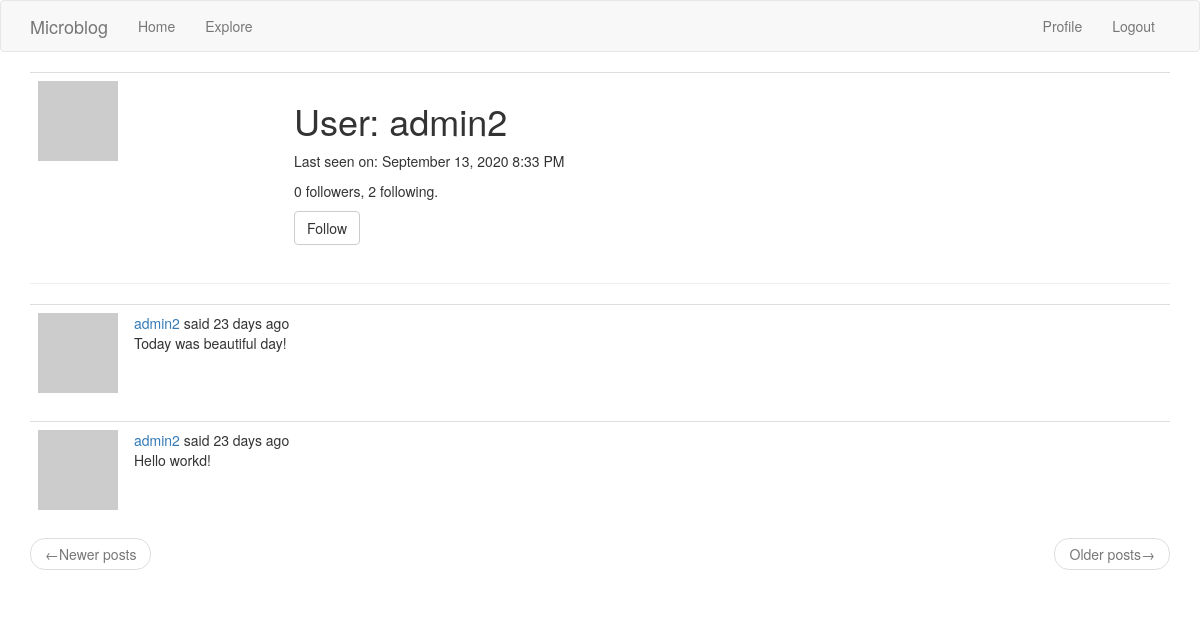
/user/admin2 (signed in), run on an earlier commit of the app's database.
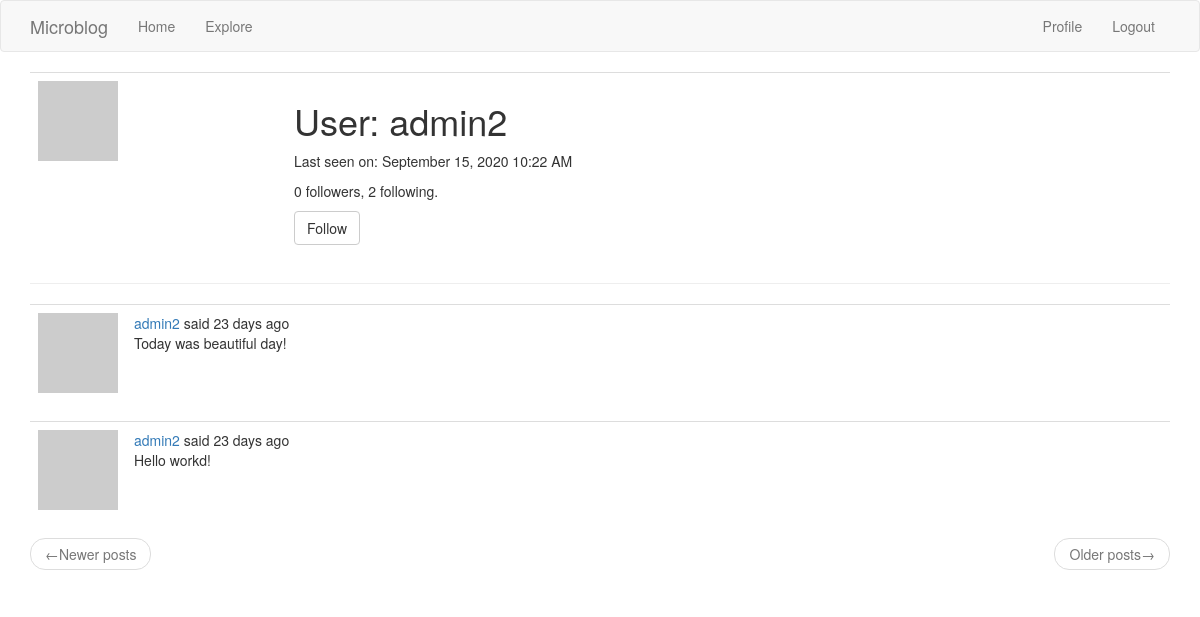
And on a later commit of the database.
### app/models.py (models this page shows, shortened)
class User(UserMixin, db.Model):
    id = db.Column(db.Integer, primary_key=True)
    username = db.Column(db.String(64), index=True, unique=True)
    email = db.Column(db.String(120), index=True, unique=True)
    password_hash = db.Column(db.String(128))
    posts = db.relationship('Post', backref='author', lazy='dynamic')
    about_me = db.Column(db.String(140))
    last_seen = db.Column(db.DateTime, default=datetime.utcnow)
    followed = db.relationship('User', secondary=followers,
                               primaryjoin=(followers.c.follower_id == id),
                               secondaryjoin=(followers.c.followed_id == id),
                               backref=db.backref('followers', lazy='dynamic'),
                               lazy='dynamic')
    def avatar(self, size):
        digest = md5(self.email.lower().encode('utf-8')).hexdigest()
        return 'https://www.gravatar.com/avatar/{}?=identicon&s={}'.format(digest, size)
    def is_following(self, user):
        return self.followed.filter(followers.c.followed_id == user.id).count() > 0

### app/routes.py (the view)
@app.route('/user/<username>')
@login_required
def user(username):
    user = User.query.filter_by(username=username).first_or_404()
    page = request.args.get('page', 1, type=int)
    posts = user.posts.order_by(Post.timestamp.desc()).paginate(
        page, app.config['POSTS_PER_PAGE'], False)
    next_url = url_for('user', username=user.username, page=posts.next_num) \
        if posts.has_next else None
    prev_url = url_for('user', username=user.username, page=posts.prev_num) \
        if posts.has_prev else None
    form = EmptyForm()
    return render_template('user.html', user=user, posts=posts.items,
                           next_url=next_url, prev_url=prev_url, form=form)

### app/forms.py
class EmptyForm(FlaskForm):
    submit = SubmitField(_l('Submit'))

### app/models.py (called while the page is built)
@login.user_loader
def user_loader(id):
    return User.query.get(int(id))

### app/routes.py (called while the page is built)
@app.before_request
def before_request():
    if current_user.is_authenticated:
        current_user.last_seen = datetime.utcnow()
        db.session.commit()
        g.locale = str(get_locale())

### app/templates/user.html (shortened to what this page needs)
{% extends "base.html" %}
{% import 'bootstrap/wtf.html' as wtf %}
{% block app_content %}
    <table class="table table table-hover">
        <tr valign="top">
            <td width="256x"><img src="{{ user.avatar(128) }}"></td>
            <td>
                <h1>User: {{ user.username }}</h1>
                {% if user.last_seen %}<p>Last seen on: {{ moment(user.last_seen).format('LLL') }}</p>{% endif %}
                <p>{{ user.followers.count() }} followers, {{ user.followed.count() }} following. </p>
                {% if user == current_user %}
                <p><a href="{{ url_for('edit_profile') }}">Edit your profile</a></p>
                {% elif not current_user.is_following(user) %}
                <p>
                    <form action="{{ url_for('follow', username=user.username) }}" method="post">
                        {{ form.submit(value='Follow', class_='btn btn-default') }}
                    </form>
                </p>
                {% endif %}
            </td>
        </tr>
    </table>
    <hr>
    {% for post in posts %}
        {% include '_post.html' %}
    {% endfor %}
    <nav aria-label="...">
        <ul class="pager">
            <li class="previous{% if not prev_url %} disabled{% endif %}">
                <a href="{{ prev_url or '#' }}">
                    <span aria-hidden="true">&larr;</span>Newer posts
                </a>
            </li>
            <li class="next{% if not next_url %} disabled{% endif %}">
                <a href="{{ next_url or '#' }}">
                    Older posts<span aria-hidden="true">&rarr;</span>
                </a>
            </li>
        </ul>
    </nav>
{% endblock %}

What changed in the data, as far as the page shows it:
changed User "admin2": last_seen "September 13, 2020 8:33 PM" → "September 15, 2020 10:22 AM"
